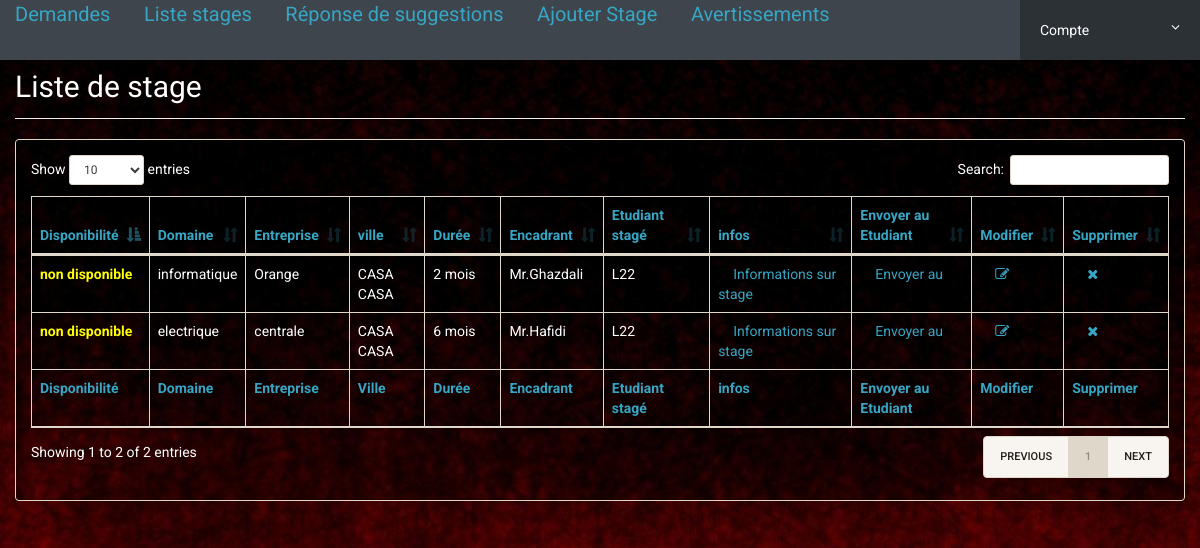
Page /reg-users.php (signed in) on the committed database.
### tables this page shows
CREATE TABLE IF NOT EXISTS `stage` (
  `num` int(40) NOT NULL AUTO_INCREMENT,
  `domaine` varchar(20) DEFAULT NULL,
  `entreprise` varchar(20) DEFAULT NULL,
  `info` text NOT NULL,
  `dispo` varchar(20) DEFAULT 'disponible',
  `type` varchar(20) DEFAULT NULL,
  `duree` varchar(50) NOT NULL,
  `ville` varchar(20) NOT NULL,
  `cne_etudiant` varchar(50) NOT NULL DEFAULT 'aucun',
  `id_encadrant` varchar(50) NOT NULL,
  `encadrant` varchar(50) NOT NULL,
  PRIMARY KEY (`num`)
);

### reg-users.php (the view, shortened to what this page needs)
<?php
include('includes/config.php');
if(strlen($_SESSION['alogin'])==0)
	{
header('location:index.php');
}
else{
 ?>
<!doctype html>
<html lang="en" class="no-js">
<head>
	<link rel="stylesheet" href="css/font-awesome.min.css">
	<link rel="stylesheet" href="css/bootstrap.min.css">
	<link rel="stylesheet" href="css/dataTables.bootstrap.min.css">
	<link rel="stylesheet" href="css/bootstrap-social.css">
	<link rel="stylesheet" href="css/bootstrap-select.css">
	<link rel="stylesheet" href="css/fileinput.min.css">
	<link rel="stylesheet" href="css/awesome-bootstrap-checkbox.css">
	<link rel="stylesheet" href="css/style.css">
</head>
<body>
	<?php include('includes/header.php');?>
	<div class="ts-main-content">
		<div class="content-">
			<div class="container-fluid">
				<div class="row">
					<div class="col-md-12">
						<h2 class="page-title">Liste de stage</h2>
						<div class="panel panel-default">
							<div class="panel-body">
								<table id="zctb" class=" table table-striped table-bordered " cellspacing="0" width="100%">
									<thead>
									<tr>
										<th> Disponibilité</th>
										<th> Domaine</th>
										<th> Entreprise</th>
										<th> ville</th>
										<th> Durée</th>
										<th> Encadrant</th>
										<th> Etudiant stagé </th>
										<th> infos </th>
										<th> Envoyer au Etudiant </th>
										<th> Modifier </th>
										<th> Supprimer </th>
										</tr>
									</thead>
									<tfoot>
										<tr>
										<th> Disponibilité</th>
										<th> Domaine</th>
										<th> Entreprise</th>
										<th> Ville</th>
										<th> Durée</th>
										<th> Encadrant</th>
										<th> Etudiant stagé </th>
										<th> infos </th>
										<th> Envoyer au Etudiant </th>
										<th> Modifier </th>
										<th> Supprimer </th>
										</tr>
									</tfoot>
									<tbody>
									<?php $sql = "SELECT * from  stage ";
										$query = $pdo -> prepare($sql);
										$query->execute();
										$results=$query->fetchAll(PDO::FETCH_OBJ);
										if($query->rowCount() > 0)
										{
										foreach($results as $result)
										{				?>
										<tr>
											<td style = "color : yellow;"><b><?php echo htmlentities($result->dispo);?></td>
											<td><?php echo htmlentities($result->domaine);?></td>
											<td><?php echo htmlentities($result->entreprise);?></td>
											<td><?php echo htmlentities($result->ville .' '.$result->ville);?></td>
											<td><?php echo htmlentities($result->duree);?></td>
											<td><?php echo htmlentities($result->encadrant);?></td>
											<?php if($result->dispo != 'disponible') { ?>
											<td><?php echo htmlentities($result->cne_etudiant); }?></td>
											<td><a href="information.php?num=<?php echo $result->num;?>">Informations sur stage</a>
											<td><a  href="reg-users.php?stage_id=<?php echo $result->num;?>" onclick="clicked()">Envoyer au</a></td>
											<td><a href="edit.php?num=<?php echo $result->num;?>"><i class="fa fa-edit"></i></a>&nbsp;&nbsp;</td>
											<td><a href="reg-users.php?del=<?php echo $result->num;?>" onclick="return confirm('Do you want to delete');"><i class="fa fa-close"></i></a></td>
										</tr>
										<?php  }} ?>
									</tbody>
								</table>
							</div>
						</div>
					</div>
				</div>
			</div>
		</div>
	</div>
</body>
</html>
<?php } ?>

### includes/header.php (shortened to what this page needs)
<div class="brand clearfix">
	<a href="liste-demande.php" style="font-size: 20px;">Demandes</a>
	<a href="reg-users.php" style="font-size: 20px;">Liste stages</a>
	<a href="dem_refuser.php" style="font-size: 20px;">Réponse de suggestions</a>
	<a href="add-stage.php" style="font-size: 20px;">Ajouter Stage</a>
	<a href="avertir.php" style="font-size: 20px;">Avertissements</a>
		<ul class="ts-profile-nav">
			<li class="ts-account">
				<a href="#">Compte <i class="fa fa-angle-down hidden-side"></i></a>
			</li>
		</ul>
	</div>

### css/style.css (style rules this page uses)
html { font-size: 14px; }
@media only screen and (min-width: 480px) { html { font-size: 17px; } }
@media only screen and (min-width: 768px) { html { font-size: 14px; } }
body { font-size: 1em; }
a { color: #37a6c4; }
.panel { overflow: hidden; }
ul, li { margin: 0; padding: 0; list-style: none; }
.page-title { padding-bottom: 15px; margin-bottom: 20px; border-bottom: 1px solid #f0f0f0; }
.brand { background: #3e454c; position: relative; z-index: 3; position: fixed; width: 100%; top: 0; }
.brand .ts-profile-nav { float: right; display: none; }
.brand .ts-profile-nav li { float: left; position: relative; }
.brand .ts-profile-nav li a { display: block; padding: 20px; color: #fff; }
.brand .ts-profile-nav .ts-account .fa-angle-down { float: right; }
.brand .ts-profile-nav .ts-account > a { width: 180px; background: #2c3136; }
@media only screen and (min-width: 992px) { .brand .ts-profile-nav { display: block; } }

### reg-users.php (style rules this page uses)
body { background-image: url("bg.jpg") ; background-color:#65718 }
.panel-body { background-image: url("bg.jpg") ; }
table { background-image: url("bg.jpg") ; color : white }
.table-striped>tbody>tr:nth-of-type(odd) { background-image: url("bg.jpg") ; }
th { color : #37a6c4; }
h2 { color : white; padding-top : 50px }
.row { color : white }

### includes/header.php (style rules this page uses)
a { padding-left: 15px; padding-right : 15px; }

### rows in the picture
stage: dispo "non disponible", domaine "informatique", entreprise "Orange", ville "CASA CASA", duree "2 mois", encadrant "Mr.Ghazdali", cne_etudiant "L22"
stage: dispo "non disponible", domaine "electrique", entreprise "centrale", ville "CASA CASA", duree "6 mois", encadrant "Mr.Hafidi", cne_etudiant "L22"
